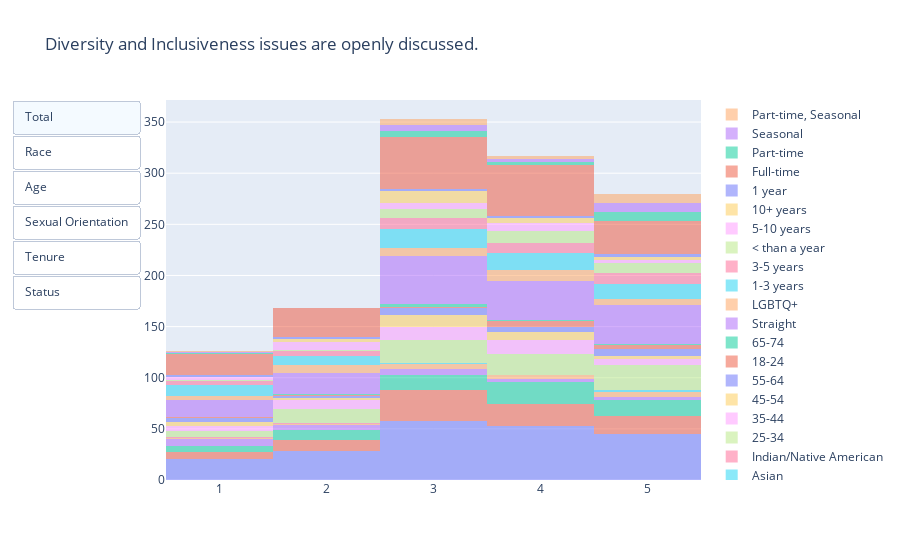

This figure's notebook cell:
### Markdown cell above
### Diversity and Inclusiveness issues are openly discussed.

### Code cell
#defining list_updatemenus
list_updatemenus = [{'label': 'Total',
                     'method': 'update',
                     'args': [{'visible': [True, False, False, False, False, False, False, False, False, False, False, False, False, False, False, False, False, False, False, False, False, False, False, False, False]}, {'title': 'Employees in my organization are treated with respect and dignity.'}]},
                    {'label': 'Race',
                     'method': 'update',
                     'args': [{'visible': [False, True, True, True, True, True, True, False, False, False, False, False, False, False, False, False, False, False, False, False, False, False, False, False, False]}, {'title': 'Diversity and Inclusiveness issues are openly discussed.'}]},
                    {'label': 'Age',
                     'method': 'update',
                     'args': [{'visible': [False, False, False, False, False, False, False, True, True, True, True, True, True, False, False, False, False, False, False, False, False, False, False, False, False]}, {'title': 'Diversity and Inclusiveness issues are openly discussed.'}]},
                    {'label': 'Sexual Orientation',
                     'method': 'update',
                     'args': [{'visible': [False, False, False, False, False, False, False, False, False, False, False, False, False, True, True, False, False, False, False, False, False, False, False, False, False]}, {'title': 'Diversity and Inclusiveness issues are openly discussed.'}]},
                   {'label': 'Tenure',
                     'method': 'update',
                     'args': [{'visible': [False, False, False, False, False, False, False, False, False, False, False, False, False, False, False, True, True, True, True, True, True, False, False, False, False]}, {'title': 'Diversity and Inclusiveness issues are openly discussed.  '}]},
                   {'label': 'Status',
                     'method': 'update',
                     'args': [{'visible': [False, False, False, False, False, False, False, False, False, False, False, False, False, False, False, False, False, False, False, False, False, True, True, True, True]}, {'title': 'Diversity and Inclusiveness issues are openly discussed.  '}]}
                   ]
#defining graph objects
x_total = dei["Diversity and Inclusiveness issues are openly discussed.  "]
x_white = dei[dei['What is your race? ']=="White"]["Diversity and Inclusiveness issues are openly discussed.  "]
x_latinx = dei[dei['What is your race? ']=="Latino/Hispanic"]["Diversity and Inclusiveness issues are openly discussed.  "]
x_black = dei[dei['What is your race? ']=="Black/ African American"]["Diversity and Inclusiveness issues are openly discussed.  "]
x_two_plus = dei[dei['What is your race? ']=="Two or more Races"]["Diversity and Inclusiveness issues are openly discussed.  "]
x_asian = dei[dei['What is your race? ']=="Asian"]["Diversity and Inclusiveness issues are openly discussed.  "]
x_first_peoples = dei[dei['What is your race? ']=="Indian/ Native American"]["Diversity and Inclusiveness issues are openly discussed.  "]
x_age1 = dei[dei["What is your age?"]=="25-34"]["Diversity and Inclusiveness issues are openly discussed.  "]
x_age2 = dei[dei["What is your age?"]=="35-44"]["Diversity and Inclusiveness issues are openly discussed.  "]
x_age3 = dei[dei["What is your age?"]=="45-54"]["Diversity and Inclusiveness issues are openly discussed.  "]
x_age4 = dei[dei["What is your age?"]=="55-64"]["Diversity and Inclusiveness issues are openly discussed.  "]
x_age5 = dei[dei["What is your age?"]=="18-24"]["Diversity and Inclusiveness issues are openly discussed.  "]
x_age6 = dei[dei["What is your age?"]=="65-74"]["Diversity and Inclusiveness issues are openly discussed.  "]
x_straight = dei[dei["What is your sexual orientation?"]=="Straight"]["Diversity and Inclusiveness issues are openly discussed.  "]
x_lgbtq = dei[dei["What is your sexual orientation?"]=="LGBTQ+"]["Diversity and Inclusiveness issues are openly discussed.  "]
x_tenure1 = dei[dei["How long have you worked for FC?"]=="1-3 years"]["Diversity and Inclusiveness issues are openly discussed.  "]
x_tenure2 = dei[dei["How long have you worked for FC?"]=="3-5 years"]["Diversity and Inclusiveness issues are openly discussed.  "]
x_tenure3 = dei[dei["How long have you worked for FC?"]=="Less than a year"]["Diversity and Inclusiveness issues are openly discussed.  "]
x_tenure4 = dei[dei["How long have you worked for FC?"]=="5-10 years"]["Diversity and Inclusiveness issues are openly discussed.  "]
x_tenure5 = dei[dei["How long have you worked for FC?"]=="10+ years"]["Diversity and Inclusiveness issues are openly discussed.  "]
x_tenure6 = dei[dei["How long have you worked for FC?"]=="1 year"]["Diversity and Inclusiveness issues are openly discussed.  "]
x_status1 = dei[dei["What is your employment status?"]=="Full-time"]["Diversity and Inclusiveness issues are openly discussed.  "]
x_status2 = dei[dei["What is your employment status?"]=="Part-time"]["Diversity and Inclusiveness issues are openly discussed.  "]
x_status3 = dei[dei["What is your employment status?"]=="Seasonal"]["Diversity and Inclusiveness issues are openly discussed.  "]
x_status4 = dei[dei["What is your employment status?"]=="Part-time, Seasonal"]["Diversity and Inclusiveness issues are openly discussed.  "]
#defining data
data=[go.Histogram(x=x_total,name='   ',opacity = .5),
      go.Histogram(x=x_white,name='White',opacity = .5),
      go.Histogram(x=x_latinx,name='Latino/Hispanic',opacity = .5),
      go.Histogram(x=x_black,name='Black/African American',opacity = .5),
      go.Histogram(x=x_two_plus,name='Two or more Races',opacity = .5),
      go.Histogram(x=x_asian,name='Asian',opacity = .5),
      go.Histogram(x=x_first_peoples,name='Indian/Native American',opacity = .5),
      go.Histogram(x=x_age1,name='25-34', opacity = .5),
      go.Histogram(x=x_age2,name='35-44',opacity = .5),
      go.Histogram(x=x_age3,name='45-54',opacity = .5),
      go.Histogram(x=x_age4,name='55-64',opacity = .5),
      go.Histogram(x=x_age5,name='18-24',opacity = .5),
      go.Histogram(x=x_age6,name='65-74',opacity = .5),
      go.Histogram(x=x_straight,name='Straight',opacity = .5),
      go.Histogram(x=x_lgbtq,name='LGBTQ+',opacity = .5),
      go.Histogram(x=x_tenure1,name='1-3 years',opacity = .5),
      go.Histogram(x=x_tenure2,name='3-5 years',opacity = .5),
      go.Histogram(x=x_tenure3,name='< than a year',opacity = .5),
      go.Histogram(x=x_tenure4,name='5-10 years',opacity = .5),
      go.Histogram(x=x_tenure5,name='10+ years',opacity = .5),
      go.Histogram(x=x_tenure6,name='1 year',opacity = .5),
      go.Histogram(x=x_status1,name='Full-time',opacity = .5),
      go.Histogram(x=x_status2,name='Part-time',opacity = .5),
      go.Histogram(x=x_status2,name='Seasonal',opacity = .5),
      go.Histogram(x=x_status2,name='Part-time, Seasonal',opacity = .5)
     
     ]


#defining layout
layout=go.Layout(title='Diversity and Inclusiveness issues are openly discussed.',updatemenus=list([dict(buttons= list_updatemenus,type = 'buttons')]),barmode='stack')

#defining layout and plotting
fig = go.Figure(data,layout)
fig.show()

### Figure 1 — Plotly figure (JSON) as saved in the notebook; plotly's stock layout.template omitted (floating-point values rounded to 4 significant figures; data arrays with more than 128 entries replaced by an {"elided": "..."} marker saying what was removed)
{"data": [{"name": "   ", "opacity": 0.5, "type": "histogram", "x": {"elided": "205 int values"}}, {"name": "White", "opacity": 0.5, "type": "histogram", "x": [1, 4, 1, 2, 1, 2, 3, 2, 3, 3, 3, 2, 2, 2, 1, 4, 2, 4, 3, 3, 3, 3, 3, 5, 2, 3, 3, 3, 3, 2, 3, 3, 5, 4, 3, 1, 4, 4, 3, 5, 3, 4, 4, 1, 3, 4, 4, 4, 3, 4, 2, 5, 3, 3, 4, 5, 4, 2, 4, 4, 4, 4, 5, 5, 4, 4, 5, 5, 3, 5, 3, 5, 3, 3, 5, 5, 5, 3, 4, 5, 5, 3, 3, 3, 5, 5]}, {"name": "Latino/Hispanic", "opacity": 0.5, "type": "histogram", "x": [2, 1, 1, 1, 1, 3, 1, 2, 1, 2, 4, 3, 5, 2, 5, 3, 2, 4, 2, 3, 2, 2, 2, 3, 5, 4, 3, 4, 3, 3, 3, 2, 4, 4, 4, 4, 4, 3, 3, 5, 4, 4, 4, 5, 4, 3, 4, 4, 5, 4, 5, 5, 5, 5, 5, 3, 5, 4, 4, 3, 4, 4, 3, 5, 5, 4, 5, 4]}, {"name": "Black/African American", "opacity": 0.5, "type": "histogram", "x": [1, 3, 3, 1, 1, 4, 2, 1, 1, 3, 2, 1, 3, 2, 5, 1, 2, 5, 2, 3, 4, 4, 3, 5]}, {"name": "Two or more Races", "opacity": 0.5, "type": "histogram", "x": [1, 2, 4, 3, 3, 4, 4, 5, 3, 5, 4, 3, 5, 5, 5]}, {"name": "Asian", "opacity": 0.5, "type": "histogram", "x": [3, 5, 5]}, {"name": "Indian/Native American", "opacity": 0.5, "type": "histogram", "x": [2, 1]}, {"name": "25-34", "opacity": 0.5, "type": "histogram", "x": [3, 5, 3, 3, 3, 2, 1, 5, 5, 4, 3, 5, 2, 1, 2, 2, 5, 2, 2, 3, 2, 2, 5, 3, 3, 2, 4, 4, 5, 4, 4, 4, 4, 5, 5, 3, 5, 4, 4, 5, 5, 5, 1, 3, 4, 5, 5, 5, 5, 1, 2, 1, 2, 3, 3, 3, 4, 3, 3, 5, 3, 3, 5, 3, 5, 4, 1, 3, 4, 4, 2, 5, 4, 5, 4, 2, 4, 4, 4, 3, 5, 3, 5, 3, 4, 3]}, {"name": "35-44", "opacity": 0.5, "type": "histogram", "x": [4, 4, 3, 2, 2, 2, 1, 1, 1, 3, 4, 5, 2, 4, 2, 4, 3, 4, 4, 4, 4, 5, 3, 5, 4, 4, 3, 4, 2, 3, 1, 4, 3, 2, 2, 3, 3, 2, 3, 1, 4, 3, 3, 5, 5, 3, 5]}, {"name": "45-54", "opacity": 0.5, "type": "histogram", "x": [1, 1, 4, 1, 3, 3, 3, 4, 3, 4, 4, 4, 2, 1, 4, 3, 2, 3, 3, 3, 4, 3, 3, 4, 5, 5, 3, 5]}, {"name": "55-64", "opacity": 0.5, "type": "histogram", "x": [1, 2, 1, 1, 5, 1, 3, 3, 5, 4, 5, 2, 3, 4, 4, 4, 5, 5, 3, 5, 5, 3, 3, 4, 3]}, {"name": "18-24", "opacity": 0.5, "type": "histogram", "x": [5, 1, 4, 5, 5, 4, 4, 3, 2, 4, 4, 5]}, {"name": "65-74", "opacity": 0.5, "type": "histogram", "x": [3, 2, 5, 3, 3, 4]}, {"name": "Straight", "opacity": 0.5, "type": "histogram", "x": {"elided": "161 int values"}}, {"name": "LGBTQ+", "opacity": 0.5, "type": "histogram", "x": [5, 1, 2, 2, 5, 2, 3, 4, 4, 5, 5, 1, 4, 1, 2, 2, 3, 2, 4, 3, 3, 4, 4, 3, 5, 4, 1, 3, 3, 2, 4, 4, 4, 5, 3]}, {"name": "1-3 years", "opacity": 0.5, "type": "histogram", "x": [4, 3, 5, 5, 1, 1, 1, 1, 1, 2, 5, 1, 2, 3, 5, 2, 1, 1, 3, 2, 5, 3, 5, 4, 3, 3, 2, 4, 4, 4, 4, 4, 5, 5, 4, 4, 4, 3, 3, 5, 5, 1, 1, 3, 3, 3, 2, 1, 4, 4, 3, 5, 3, 2, 3, 3, 4, 4, 4, 2, 3, 4, 2, 5, 5, 4, 5, 3, 5, 3]}, {"name": "3-5 years", "opacity": 0.5, "type": "histogram", "x": [3, 3, 2, 3, 5, 2, 1, 1, 3, 2, 4, 5, 4, 5, 4, 3, 5, 4, 5, 1, 1, 4, 2, 2, 3, 3, 5, 4, 5, 3, 4, 5, 3, 4, 4, 4, 5, 3, 3, 5]}, {"name": "< than a year", "opacity": 0.5, "type": "histogram", "x": [3, 3, 4, 5, 4, 5, 5, 5, 4, 5, 4, 4, 3, 5, 5, 3, 2, 3, 4, 1, 4, 3, 5, 4, 4, 4, 4, 3, 3, 5, 3, 5]}, {"name": "5-10 years", "opacity": 0.5, "type": "histogram", "x": [4, 2, 4, 4, 5, 1, 1, 4, 2, 2, 2, 3, 3, 4, 4, 5, 2, 3, 2, 2, 2, 3, 3, 1, 4, 4, 5, 3]}, {"name": "10+ years", "opacity": 0.5, "type": "histogram", "x": [3, 2, 2, 4, 2, 4, 3, 3, 3, 3, 3, 3, 4, 4, 3, 3, 3, 3, 5, 5, 3, 5, 4]}, {"name": "1 year", "opacity": 0.5, "type": "histogram", "x": [1, 1, 5, 2, 4, 5, 4, 5, 2, 3, 3]}, {"name": "Full-time", "opacity": 0.5, "type": "histogram", "x": {"elided": "180 int values"}}, {"name": "Part-time", "opacity": 0.5, "type": "histogram", "x": [5, 5, 1, 5, 5, 3, 5, 3, 5, 4, 4, 4, 5, 3, 5, 3, 5, 3, 3]}, {"name": "Seasonal", "opacity": 0.5, "type": "histogram", "x": [5, 5, 1, 5, 5, 3, 5, 3, 5, 4, 4, 4, 5, 3, 5, 3, 5, 3, 3]}, {"name": "Part-time, Seasonal", "opacity": 0.5, "type": "histogram", "x": [5, 5, 1, 5, 5, 3, 5, 3, 5, 4, 4, 4, 5, 3, 5, 3, 5, 3, 3]}], "layout": {"barmode": "stack", "title": {"text": "Diversity and Inclusiveness issues are openly discussed."}, "updatemenus": [{"buttons": [{"args": [{"visible": [true, false, false, false, false, false, false, false, false, false, false, false, false, false, false, false, false, false, false, false, false, false, false, false, false]}, {"title": "Employees in my organization are treated with respect and dignity."}], "label": "Total", "method": "update"}, {"args": [{"visible": [false, true, true, true, true, true, true, false, false, false, false, false, false, false, false, false, false, false, false, false, false, false, false, false, false]}, {"title": "Diversity and Inclusiveness issues are openly discussed."}], "label": "Race", "method": "update"}, {"args": [{"visible": [false, false, false, false, false, false, false, true, true, true, true, true, true, false, false, false, false, false, false, false, false, false, false, false, false]}, {"title": "Diversity and Inclusiveness issues are openly discussed."}], "label": "Age", "method": "update"}, {"args": [{"visible": [false, false, false, false, false, false, false, false, false, false, false, false, false, true, true, false, false, false, false, false, false, false, false, false, false]}, {"title": "Diversity and Inclusiveness issues are openly discussed."}], "label": "Sexual Orientation", "method": "update"}, {"args": [{"visible": [false, false, false, false, false, false, false, false, false, false, false, false, false, false, false, true, true, true, true, true, true, false, false, false, false]}, {"title": "Diversity and Inclusiveness issues are openly discussed.  "}], "label": "Tenure", "method": "update"}, {"args": [{"visible": [false, false, false, false, false, false, false, false, false, false, false, false, false, false, false, false, false, false, false, false, false, true, true, true, true]}, {"title": "Diversity and Inclusiveness issues are openly discussed.  "}], "label": "Status", "method": "update"}], "type": "buttons"}]}}
